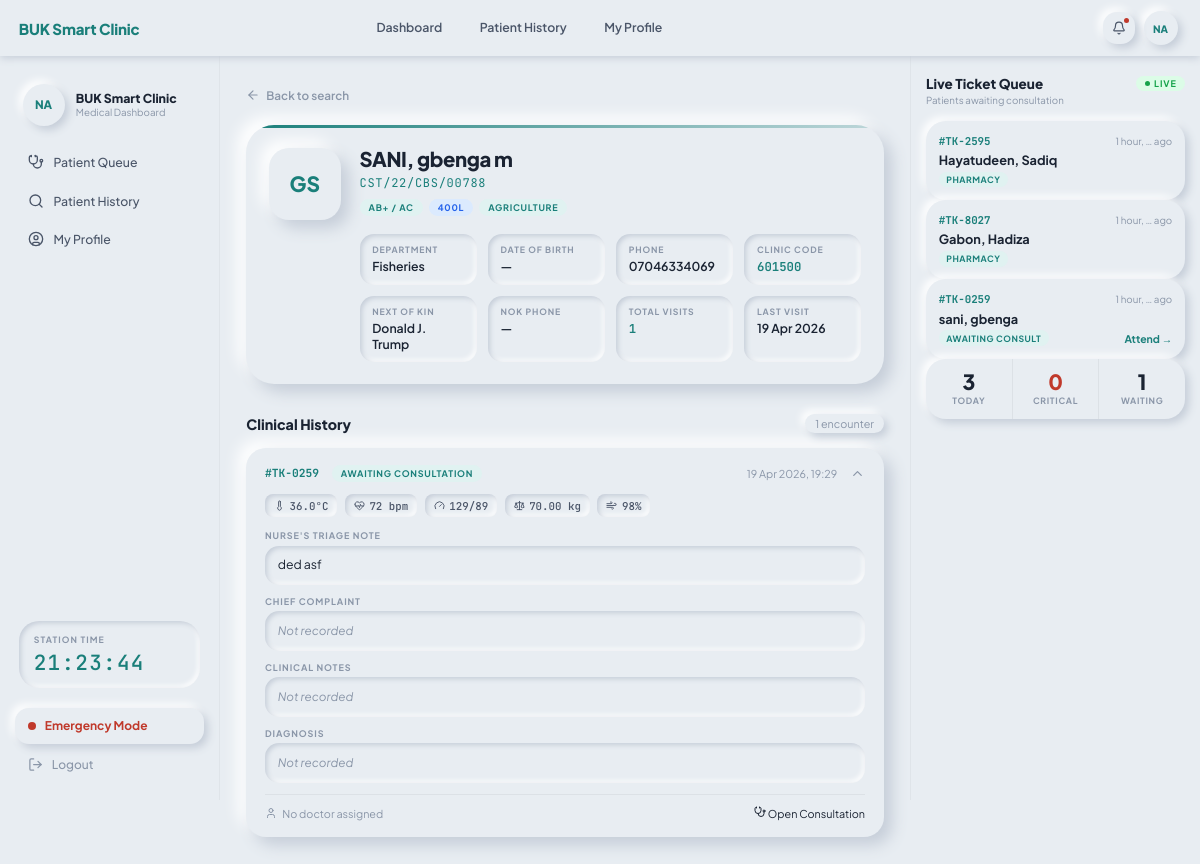
Page /doctor/patients/details/2/ (signed in) on the earlier database version.
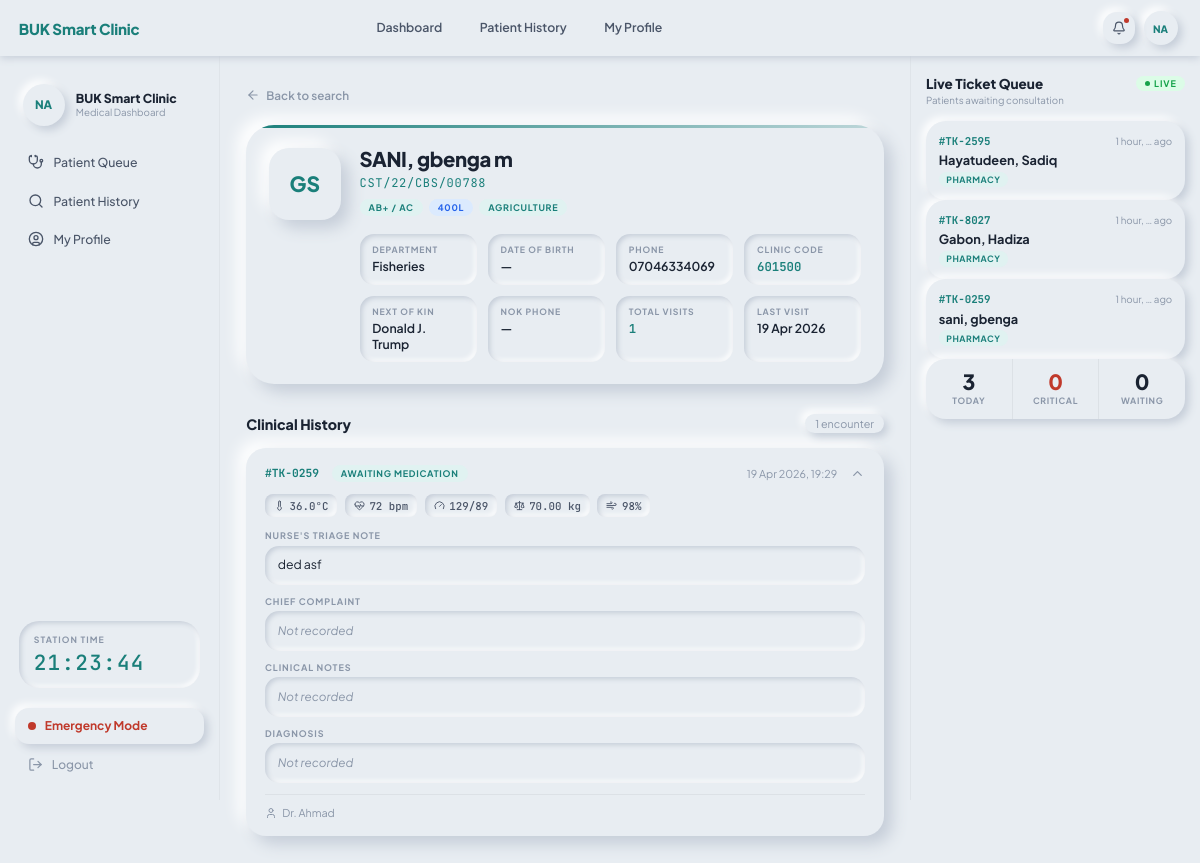
Same page on the later database version.
### apps/clinic/models.py (models this page shows, shortened)
class Encounter(models.Model):
    class Status(models.TextChoices):
        RECEPTION    = "RECEPTION",    "Awaiting Vitals"
        TRIAGE       = "TRIAGE",       "Awaiting Consultation"
        CONSULTATION = "CONSULTATION", "With Doctor"
        LABORATORY   = "LAB",          "In Laboratory"
        PHARMACY     = "PHARMACY",     "Awaiting Medication"
        CLOSED       = "CLOSED",       "Completed"
        EMERGENCY    = "EMERGENCY",    "Emergency"
    class Priority(models.IntegerChoices):
        NORMAL    = 1, "Normal"
        URGENT    = 2, "Urgent"
        EMERGENCY = 3, "Emergency"
    patient  = models.ForeignKey(Patient, on_delete=models.CASCADE, related_name="encounters")
    visit_id = models.UUIDField(default=uuid.uuid4, editable=False, unique=True)
    status   = models.CharField(max_length=20, choices=Status.choices, default=Status.RECEPTION)
    priority = models.IntegerField(choices=Priority.choices, default=Priority.NORMAL)
    temperature    = models.DecimalField(max_digits=4, decimal_places=1, null=True, blank=True)
    weight         = models.DecimalField(max_digits=5, decimal_places=2, null=True, blank=True)
    blood_pressure = models.CharField(max_length=20, blank=True, null=True)
    heart_rate     = models.IntegerField(null=True, blank=True)
    spo2           = models.IntegerField(null=True, blank=True, help_text="Blood oxygen saturation %")
    triage_notes   = models.TextField(blank=True)
    chief_complaint = models.TextField(blank=True)
    clinical_notes  = models.TextField(blank=True)
    diagnosis       = models.TextField(blank=True)
    doctor_assigned = models.ForeignKey(
        settings.AUTH_USER_MODEL,
        on_delete=models.SET_NULL, null=True, blank=True,
        related_name="doctor_encounters",
        limit_choices_to={"role": "DOCTOR"},
    )
    checked_in_by = models.ForeignKey(
        settings.AUTH_USER_MODEL,
        on_delete=models.SET_NULL, null=True, blank=True,
        related_name="checkins_done",
    )
    created_at = models.DateTimeField(auto_now_add=True)
    closed_at  = models.DateTimeField(null=True, blank=True)
    class Meta:
        ordering = ["-priority", "created_at"]
    @property
    def ticket_number(self):
        n = str(self.visit_id.int)[-4:]
        return f"#TK-{n}"

class Patient(models.Model):
    GENDER_CHOICES = [("M", "Male"), ("F", "Female")]
    first_name    = models.CharField(max_length=255)
    middle_name   = models.CharField(max_length=255, blank=True)
    last_name     = models.CharField(max_length=255)
    reg_number    = models.CharField(max_length=30, unique=True)
    gender        = models.CharField(max_length=1, choices=GENDER_CHOICES, blank=True)
    date_of_birth = models.DateField(null=True, blank=True)
    clinic_code   = models.CharField(max_length=6, blank=True, unique=True)
    phone_number  = models.CharField(max_length=20, blank=True)
    email         = models.EmailField(blank=True)
    faculty    = models.CharField(max_length=100, blank=True)
    department = models.CharField(max_length=100, blank=True)
    level      = models.IntegerField(null=True, blank=True)
    address    = models.TextField(blank=True)
    blood_group     = models.CharField(max_length=5, blank=True)
    genotype        = models.CharField(max_length=5, blank=True)
    allergies       = models.TextField(blank=True)
    medical_history = models.TextField(blank=True)
    next_of_kin_name  = models.CharField(max_length=255, blank=True)
    next_of_kin_phone = models.CharField(max_length=20, blank=True)
    photo        = models.ImageField(upload_to="patients/photos/", null=True, blank=True)
    sif_document = models.FileField(
        upload_to="patients/sif/",
        null=True, blank=True,
        help_text="Student Information Form — PDF or image"
    )
    created_at = models.DateTimeField(auto_now_add=True)
    updated_at = models.DateTimeField(auto_now=True)
    class Meta:
        ordering = ["last_name", "first_name"]
    @property
    def full_name(self):
        parts = [self.first_name]
        if self.middle_name:
            parts.append(self.middle_name)
        parts.append(self.last_name)
        return " ".join(parts)
    @property
    def display_name(self):
        rest = self.first_name
        if self.middle_name:
            rest += f" {self.middle_name}"
        return f"{self.last_name.upper()}, {rest}"
    @property
    def initials(self):
        return f"{self.first_name[:1]}{self.last_name[:1]}".upper()
    @property
    def last_visit(self):
        return self.encounters.order_by("-created_at").first()
    @property
    def visit_count(self):
        return self.encounters.count()

### apps/users/models.py (models this page shows, shortened)
class User(AbstractUser):
    class Role(models.TextChoices):
        ADMIN = "ADMIN", "Administrator"
        RECEPTIONIST = "RECEPTIONIST", "Receptionist"
        NURSE = "NURSE", "Nurse"
        DOCTOR = "DOCTOR", "Doctor"
        LAB_TECH = "LAB_TECH", "Lab Technician"
        PHARMACIST = "PHARMACIST", "Pharmacist"
    username = None
    email = models.EmailField(unique=True)
    role = models.CharField(
        max_length=20, choices=Role.choices, default=Role.RECEPTIONIST
    )
    staff_id = models.CharField(max_length=20, unique=True)
    phone_number = models.CharField(max_length=20, blank=True)
    profile_photo = models.ImageField(upload_to="staff/photos/", null=True, blank=True)
    objects = UserManager()
    USERNAME_FIELD = "email"
    REQUIRED_FIELDS = ["staff_id", "first_name", "last_name"]
    class Meta:
        verbose_name = "User"
        verbose_name_plural = "Users"

### apps/clinic/views.py (the view)
# urls.py: path("doctor/patients/details/<int:patient_id>/", views.doctor_patient_details_view, name="doctor_patient_details"),
@login_required(login_url="clinic:login")
def doctor_patient_details_view(request, patient_id):
    if not _require_doctor(request):
        raise PermissionDenied()
    patient = get_object_or_404(Patient, pk=patient_id)
    encounters = patient.encounters.order_by("-created_at")
    ctx = _doctor_ctx(request)
    ctx.update({
        "active_nav": "patient",
        "patient": patient,
        "encounters": encounters,
    })
    return render(request, "doctor/patient_details.html", ctx)

### apps/clinic/views.py (called while the page is built)
def _doctor_queue_stats():
    today = timezone.now().date()
    return {
        "today": Encounter.objects.filter(created_at__date=today).count(),
        "critical": Encounter.objects.filter(priority=Encounter.Priority.EMERGENCY)
        .exclude(status=Encounter.Status.CLOSED)
        .count(),
        "waiting": Encounter.objects.filter(status=Encounter.Status.TRIAGE).count(),
    }

def _doctor_live_queue():
    return (
        Encounter.objects.select_related("patient")
        .exclude(status__in=[Encounter.Status.CLOSED])
        .order_by("-priority", "created_at")[:20]
    )

def _doctor_ctx(request):
    return {
        "queue_stats": _doctor_queue_stats(),
        "live_queue": _doctor_live_queue(),
        "today": timezone.now().date(),
    }

def _require_doctor(request):
    if not request.user.is_authenticated:
        return False
    return getattr(request.user, "role", "") in ("DOCTOR", "ADMIN")

### apps/clinic/templates/doctor/patient_details.html (shortened to what the changed rows need)
{% extends "doctor/base.html" %}
{% block content %}
{% if encounters %}
  {% for enc in encounters %}
  <div class="encounter-card {% if forloop.first %}open{% endif %}" id="enc-{{ enc.pk }}">
    <div class="ec-header" onclick="toggleEncounter({{ enc.pk }})">
      <span class="ec-ticket">{{ enc.ticket_number }}</span>
      <span class="badge {% if enc.status == 'CLOSED' %}badge-green{% elif enc.status == 'LAB' %}badge-amber{% else %}badge-teal{% endif %}">
        {{ enc.get_status_display }}
      </span>
      <span class="ec-date">{{ enc.created_at|date:"d M Y, H:i" }}</span>
      <i data-lucide="chevron-down" style="width:15px;height:15px;" class="ec-toggle {% if forloop.first %}open{% endif %}" id="toggle-{{ enc.pk }}"></i>
    </div>
    {% if enc.temperature or enc.heart_rate or enc.blood_pressure or enc.weight or enc.spo2 %}
    <div class="ec-vitals">
      {% if enc.temperature %}<div class="ec-vital-chip"><i data-lucide="thermometer" style="width:11px;height:11px;"></i>{{ enc.temperature }}°C</div>{% endif %}
      {% if enc.heart_rate  %}<div class="ec-vital-chip"><i data-lucide="heart-pulse" style="width:11px;height:11px;"></i>{{ enc.heart_rate }} bpm</div>{% endif %}
      {% if enc.blood_pressure %}<div class="ec-vital-chip"><i data-lucide="gauge" style="width:11px;height:11px;"></i>{{ enc.blood_pressure }}</div>{% endif %}
      {% if enc.weight %}<div class="ec-vital-chip"><i data-lucide="scale" style="width:11px;height:11px;"></i>{{ enc.weight }} kg</div>{% endif %}
      {% if enc.spo2   %}<div class="ec-vital-chip"><i data-lucide="wind" style="width:11px;height:11px;"></i>{{ enc.spo2 }}%</div>{% endif %}
    </div>
    {% endif %}
    <div class="ec-body {% if forloop.first %}open{% endif %}" id="body-{{ enc.pk }}">
      {% if enc.triage_notes %}
      <div class="ec-section">
        <div class="ec-section-lbl">Nurse's triage note</div>
        <div class="ec-section-val">{{ enc.triage_notes }}</div>
      </div>
      {% endif %}
      <div class="ec-section">
        <div class="ec-section-lbl">Chief complaint</div>
        <div class="ec-section-val">{% if enc.chief_complaint %}{{ enc.chief_complaint }}{% else %}<span class="ec-empty">Not recorded</span>{% endif %}</div>
      </div>
      <div class="ec-section">
        <div class="ec-section-lbl">Clinical notes</div>
        <div class="ec-section-val">{% if enc.clinical_notes %}{{ enc.clinical_notes }}{% else %}<span class="ec-empty">Not recorded</span>{% endif %}</div>
      </div>
      <div class="ec-section">
        <div class="ec-section-lbl">Diagnosis</div>
        <div class="ec-section-val">{% if enc.diagnosis %}{{ enc.diagnosis }}{% else %}<span class="ec-empty">Not recorded</span>{% endif %}</div>
      </div>
    </div>
    <div class="ec-footer">
      <div class="ec-doctor">
        <i data-lucide="user" style="width:12px;height:12px;"></i>
        {% if enc.doctor_assigned %}Dr. {{ enc.doctor_assigned.last_name }}{% else %}No doctor assigned{% endif %}
      </div>
      {% if enc.status == 'TRIAGE' or enc.status == 'EMERGENCY' %}
      <a href="{% url 'clinic:doctor_consultation' enc.pk %}" class="history-link" style="font-size:0.72rem;">
        <i data-lucide="stethoscope" style="width:12px;height:12px;"></i>
        Open Consultation
      </a>
      {% endif %}
    </div>
  </div>
  {% endfor %}
{% endif %}
{% endblock %}

### apps/clinic/templates/doctor/partials/live_queue.html
{% for encounter in live_queue %}
<div class="q-ticket {% if encounter.priority == 3 %}emergency{% endif %} fade-up">
  <div class="qt-row1">
    <span class="qt-id {% if encounter.priority == 3 %}emg{% endif %}">{{ encounter.ticket_number }}</span>
    <span class="qt-age">{{ encounter.created_at|timesince|truncatewords:2 }} ago</span>
  </div>
  <div class="qt-name">{{ encounter.patient.last_name }}, {{ encounter.patient.first_name }}</div>
  <div class="qt-row3">
    <div style="display:flex;align-items:center;gap:0.4rem;">
      {% if encounter.priority == 3 %}
        <span class="qt-badge badge-critical">Emergency</span>
      {% elif encounter.status == 'TRIAGE' %}
        <span class="qt-badge badge-triage">Awaiting consult</span>
      {% elif encounter.status == 'CONSULTATION' %}
        <span class="qt-badge" style="background:var(--blue-light);color:var(--blue);">In consult</span>
      {% elif encounter.status == 'LAB' %}
        <span class="qt-badge" style="background:var(--amber-light);color:var(--amber);">At lab</span>
      {% elif encounter.status == 'PHARMACY' %}
        <span class="qt-badge badge-teal">Pharmacy</span>
      {% elif encounter.status == 'CLOSED' %}
        <span class="qt-badge badge-done">Done</span>
      {% else %}
        <span class="qt-badge badge-triage">{{ encounter.get_status_display }}</span>
      {% endif %}
    </div>
    {% if encounter.status == 'TRIAGE' or encounter.status == 'EMERGENCY' %}
      <a href="{% url 'clinic:doctor_consultation' encounter.pk %}" class="qt-action-link">
        Attend →
      </a>
    {% endif %}
  </div>
</div>
{% empty %}
<div style="padding:1.5rem 0;text-align:center;font-size:0.75rem;color:var(--text-3);">
  <i data-lucide="inbox" style="width:22px;height:22px;display:block;margin:0 auto 0.4rem;opacity:0.35;"></i>
  No active tickets
</div>
{% endfor %}
<div class="queue-stats-row">
  <div class="qs-stat">
    <div class="qs-val">{{ queue_stats.today }}</div>
    <div class="qs-lbl">Today</div>
  </div>
  <div class="qs-stat">
    <div class="qs-val red">{{ queue_stats.critical }}</div>
    <div class="qs-lbl">Critical</div>
  </div>
  <div class="qs-stat">
    <div class="qs-val">{{ queue_stats.waiting }}</div>
    <div class="qs-lbl">Waiting</div>
  </div>
</div>

Differences in the rows shown:
changed Encounter "ded asf": status "AWAITING CONSULTATION" → "AWAITING MEDICATION"; doctor_assigned.last_name (not shown) → "Ahmad"; doctor_assigned_id "No doctor assigned" → "Dr."; status "Open Consultation AWAITING CONSULT Attend →" → "PHARMACY"
Other differences:
{{ queue_stats.waiting }}: "1" → "0"
